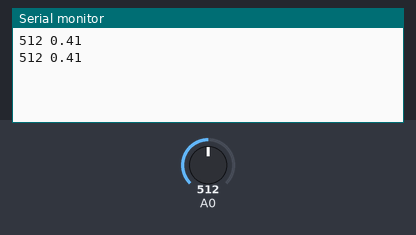
Simulated run of this sketch. Board: Arduino Uno, built with avr-gcc and run on an emulated ATmega328P. Parts: the last lines printed to the serial monitor. The inputs (shaded band) are chosen by the test bench; at power-on: A0 = 512.

Above: at 1.8 s.
1.9 s: A0 set to 716
At 2.8 s:
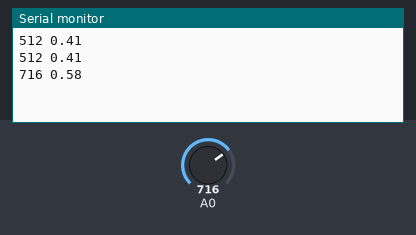
3.4 s: A0 set to 900
At 4.6 s:
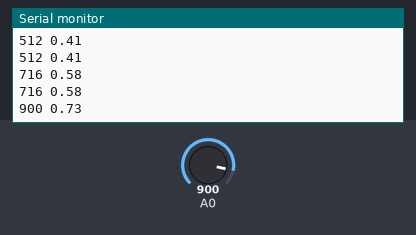
Timing chart, 0 to 6.4 s (numbered marks = the images above; inputs shaded):
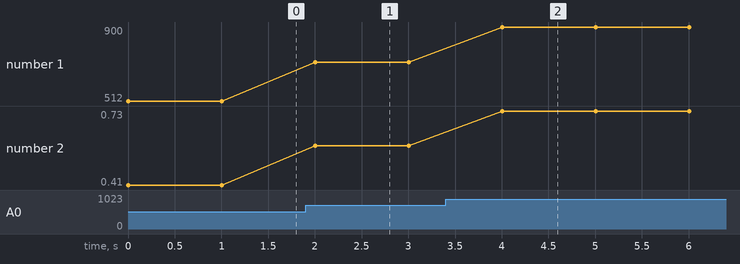

The sketch:

Firebeetle_2_Analog.ino
```cpp
// the setup routine runs once when you press reset:
void setup() {
  // initialize serial communication at 9600 bits per second:
  Serial.begin(9600);
}

// the loop routine runs over and over again forever:
void loop() {
  // read the input on analog pin 0:
  int sensorValue = analogRead(A0);
  // Convert the analog reading (which goes from 0 - 1023) to a voltage (0 - 5V):
  float voltage = sensorValue * (3.3 / 4095.0);
  // print out the value you read:
  Serial.print(sensorValue);
  Serial.print(" ");
  Serial.println(voltage);
  delay(1000);
}
```

Measured:
- after the input at 1.9 s, the serial monitor: prints a new line after 0.10 s (image 1)
- after the input at 3.4 s, the serial monitor: prints a new line after 0.60 s (image 2)
- plotted number 1: 512 → 716 after the input at 1.9 s, 716 → 900 after the input at 3.4 s
- plotted number 2: 0.41 → 0.58 after the input at 1.9 s, 0.58 → 0.73 after the input at 3.4 s
